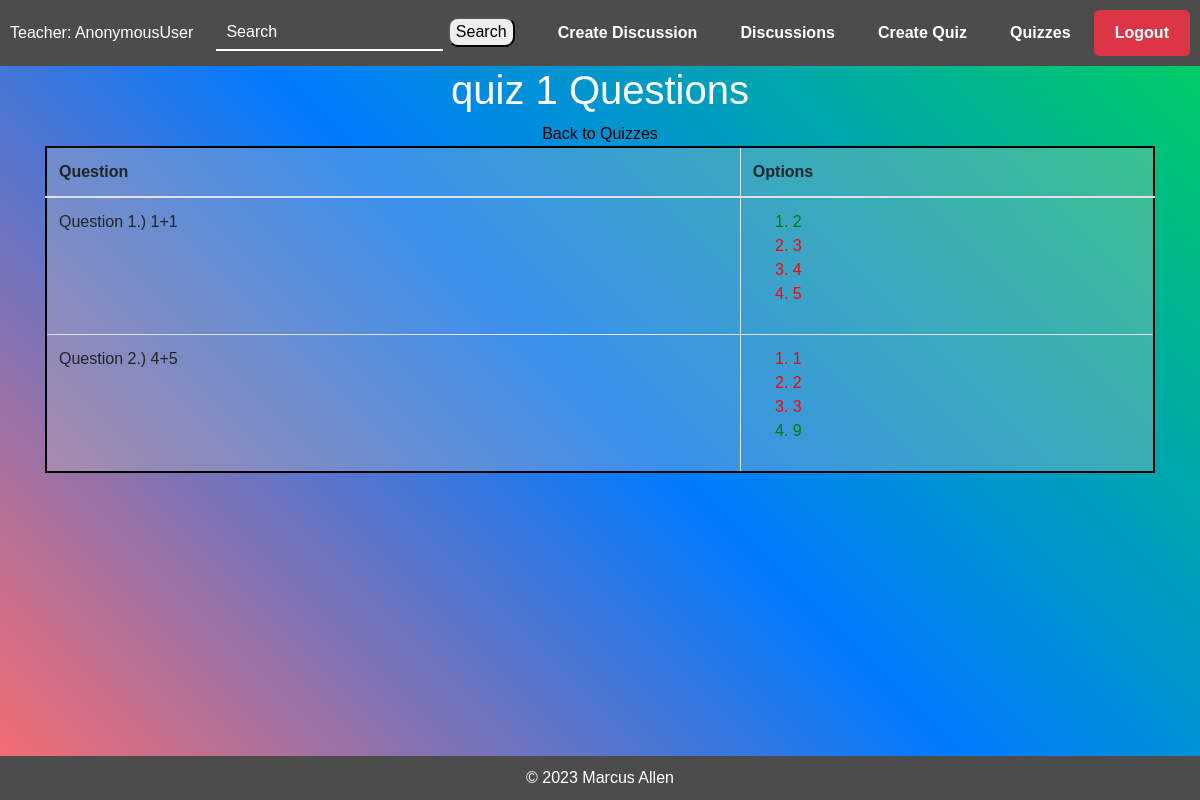
Page /teachers/questions/4/admin/ on the committed database.
### teachers/models.py (models this page shows, shortened)
class Quiz(models.Model):
    title = models.CharField(max_length=255)
    author = models.ForeignKey(User, on_delete=models.CASCADE)
    subject = models.CharField(max_length=255, default="Math")

class Question(models.Model):
    quiz = models.ForeignKey(Quiz, on_delete=models.CASCADE)
    text = models.TextField()
    created_at = models.DateTimeField(auto_now_add=True)

class Option(models.Model):
    question = models.ForeignKey(Question, on_delete=models.CASCADE)
    text = models.CharField(max_length=255)
    is_correct = models.BooleanField(default=False)

### teachers/views.py (the view)
# urls.py: path('questions/<int:quiz_id>/<str:student_username>/', views.questions_view, name='questions'),
def questions_view(request, quiz_id, student_username):
    quiz = Quiz.objects.get(pk=quiz_id)
    questions = Question.objects.filter(quiz=quiz)
    context = {
        'quiz': quiz,
        'questions': questions,
        'student_username': student_username,
    }
    return render(request, 'teachers/questions.html', context)

### teachers/templates/teachers/questions.html
{% extends "teachers/index.html" %}
{% block content %}
  <h1>{{ quiz.title }} Questions</h1>
  <a style="color: black" href="{% url 'teachers:created_quizzes' %}">Back to Quizzes</a>
  <table class="table table-bordered" style="background-color: rgba(192, 192, 192, 0.3);border: 2px solid black;">
    <thead>
      <tr>
        <th>Question</th>
        <th>Options</th>
      </tr>
    </thead>
    <tbody>
      {% for question in questions %}
        <tr>
          <td>Question {{ forloop.counter }}.) {{ question.text }}</td>
          <td>
            <ol>
              {% for option in question.option_set.all %}
                <li style="color: {% if option.is_correct %}green{% else %}red{% endif %};">
                  {{ option.text }}
                </li>
              {% endfor %}
            </ol>
          </td>
        </tr>
      {% empty %}
        <tr>
          <td colspan="2">No questions available for this quiz.</td>
        </tr>
      {% endfor %}
    </tbody>
  </table>
{% endblock %}

### teachers/templates/teachers/index.html (style rules this page uses)
body { background: linear-gradient(45deg, #ff6b6b, #007BFF, #00d25b); color: #fff; margin: 0; padding: 0; font-family: Arial, sans-serif; display: flex; flex-direction: column; min-height: 100vh; }

### rows in the picture
Quiz: title "quiz 1"
Question: text "1+1"
Option: text "2"
Option: text "3"
Option: text "4"
Option: text "5"
Question: text "4+5"
Option: text "1"
Option: text "2"
Option: text "3"
Option: text "9"

### other values in the picture
{{ request.user }} "AnonymousUser"
